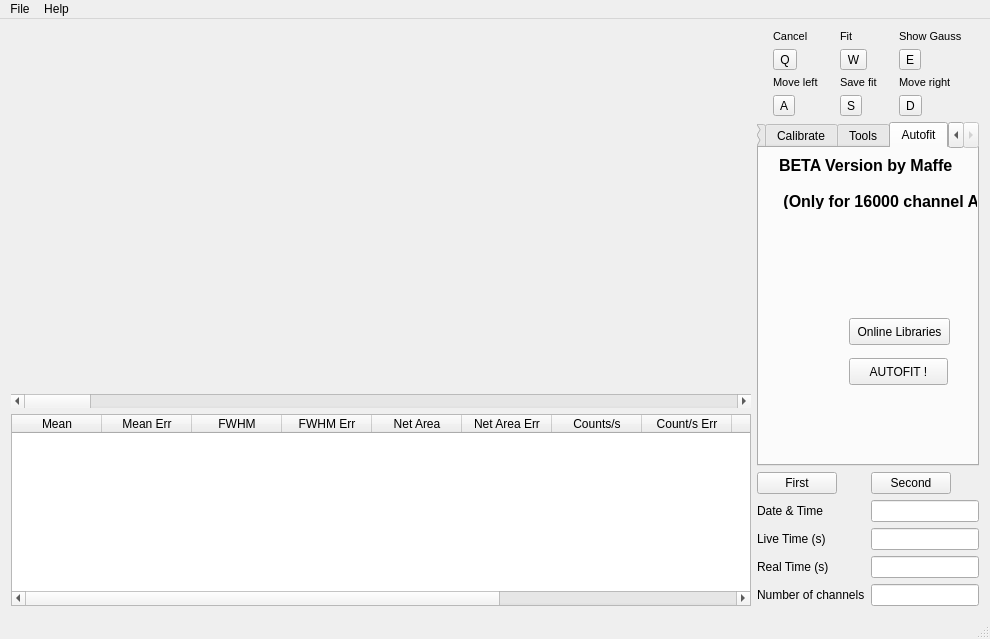
<?xml version="1.0" encoding="UTF-8"?>
<ui version="4.0">
 <class>MainWindow</class>
 <widget class="QMainWindow" name="MainWindow">
  <property name="geometry">
   <rect>
    <x>0</x>
    <y>0</y>
    <width>990</width>
    <height>639</height>
   </rect>
  </property>
  <property name="windowTitle">
   <string>MainWindow</string>
  </property>
  <widget class="QWidget" name="centralWidget">
   <layout class="QGridLayout" name="gridLayout">
    <item row="0" column="1" rowspan="2">
     <layout class="QVBoxLayout" name="verticalLayout">
      <item>
       <layout class="QGridLayout" name="gridLayout_2">
        <item row="2" column="2">
         <widget class="QLabel" name="label_8">
          <property name="font">
           <font>
            <pointsize>8</pointsize>
           </font>
          </property>
          <property name="text">
           <string>Move right</string>
          </property>
         </widget>
        </item>
        <item row="0" column="2">
         <widget class="QLabel" name="label_11">
          <property name="font">
           <font>
            <pointsize>8</pointsize>
           </font>
          </property>
          <property name="text">
           <string>Show Gauss</string>
          </property>
         </widget>
        </item>
        <item row="3" column="2">
         <widget class="QToolButton" name="rightButton">
          <property name="text">
           <string>D</string>
          </property>
         </widget>
        </item>
        <item row="3" column="0">
         <widget class="QToolButton" name="leftButton">
          <property name="text">
           <string>A</string>
          </property>
         </widget>
        </item>
        <item row="1" column="1">
         <widget class="QToolButton" name="fitButton">
          <property name="text">
           <string>W</string>
          </property>
          <property name="checkable">
           <bool>false</bool>
          </property>
         </widget>
        </item>
        <item row="3" column="1">
         <widget class="QToolButton" name="saveFitButton">
          <property name="text">
           <string>S</string>
          </property>
         </widget>
        </item>
        <item row="2" column="0">
         <widget class="QLabel" name="label_9">
          <property name="font">
           <font>
            <pointsize>8</pointsize>
           </font>
          </property>
          <property name="text">
           <string>Move left</string>
          </property>
         </widget>
        </item>
        <item row="2" column="1">
         <widget class="QLabel" name="label_7">
          <property name="font">
           <font>
            <pointsize>8</pointsize>
           </font>
          </property>
          <property name="text">
           <string>Save fit</string>
          </property>
         </widget>
        </item>
        <item row="0" column="1">
         <widget class="QLabel" name="label_10">
          <property name="font">
           <font>
            <pointsize>8</pointsize>
           </font>
          </property>
          <property name="text">
           <string>Fit</string>
          </property>
          <property name="wordWrap">
           <bool>false</bool>
          </property>
          <property name="openExternalLinks">
           <bool>false</bool>
          </property>
         </widget>
        </item>
        <item row="1" column="2">
         <widget class="QToolButton" name="gaussiansToolButton">
          <property name="sizePolicy">
           <sizepolicy hsizetype="Fixed" vsizetype="Fixed">
            <horstretch>0</horstretch>
            <verstretch>0</verstretch>
           </sizepolicy>
          </property>
          <property name="text">
           <string>E</string>
          </property>
          <property name="checkable">
           <bool>false</bool>
          </property>
         </widget>
        </item>
        <item row="1" column="0">
         <widget class="QToolButton" name="cancelToolButton">
          <property name="text">
           <string>Q</string>
          </property>
         </widget>
        </item>
        <item row="0" column="0">
         <widget class="QLabel" name="label_12">
          <property name="font">
           <font>
            <pointsize>8</pointsize>
           </font>
          </property>
          <property name="text">
           <string>Cancel</string>
          </property>
         </widget>
        </item>
       </layout>
      </item>
      <item>
       <widget class="QTabWidget" name="tabWidget">
        <property name="sizePolicy">
         <sizepolicy hsizetype="Ignored" vsizetype="Expanding">
          <horstretch>0</horstretch>
          <verstretch>0</verstretch>
         </sizepolicy>
        </property>
        <property name="font">
         <font>
          <pointsize>9</pointsize>
         </font>
        </property>
        <property name="currentIndex">
         <number>3</number>
        </property>
        <widget class="QWidget" name="fitOptionsTab">
         <attribute name="title">
          <string>Fit Options</string>
         </attribute>
         <widget class="QGroupBox" name="groupBox">
          <property name="geometry">
           <rect>
            <x>10</x>
            <y>10</y>
            <width>111</width>
            <height>61</height>
           </rect>
          </property>
          <property name="title">
           <string>Fit Method</string>
          </property>
          <widget class="QRadioButton" name="chiSquareRadio">
           <property name="geometry">
            <rect>
             <x>0</x>
             <y>20</y>
             <width>97</width>
             <height>21</height>
            </rect>
           </property>
           <property name="text">
            <string>ChiSquare</string>
           </property>
          </widget>
          <widget class="QRadioButton" name="maxLikehoodRadio">
           <property name="geometry">
            <rect>
             <x>0</x>
             <y>40</y>
             <width>111</width>
             <height>21</height>
            </rect>
           </property>
           <property name="text">
            <string>MaxLikelihood</string>
           </property>
          </widget>
         </widget>
         <widget class="QGroupBox" name="groupBox_2">
          <property name="geometry">
           <rect>
            <x>10</x>
            <y>80</y>
            <width>171</width>
            <height>61</height>
           </rect>
          </property>
          <property name="title">
           <string>Background Fit</string>
          </property>
          <widget class="QRadioButton" name="linearBgFitRadio">
           <property name="geometry">
            <rect>
             <x>0</x>
             <y>20</y>
             <width>97</width>
             <height>21</height>
            </rect>
           </property>
           <property name="text">
            <string>Linear</string>
           </property>
          </widget>
          <widget class="QRadioButton" name="quadraticBgFitRadio">
           <property name="geometry">
            <rect>
             <x>0</x>
             <y>40</y>
             <width>97</width>
             <height>21</height>
            </rect>
           </property>
           <property name="text">
            <string>Quadratic</string>
           </property>
          </widget>
          <widget class="QRadioButton" name="sigmoidBgFitRadio">
           <property name="geometry">
            <rect>
             <x>96</x>
             <y>20</y>
             <width>81</width>
             <height>21</height>
            </rect>
           </property>
           <property name="text">
            <string>Sigmoid</string>
           </property>
          </widget>
          <widget class="QRadioButton" name="bestBgFitRadio">
           <property name="geometry">
            <rect>
             <x>96</x>
             <y>40</y>
             <width>91</width>
             <height>21</height>
            </rect>
           </property>
           <property name="text">
            <string>Best</string>
           </property>
          </widget>
         </widget>
         <zorder>groupBox_2</zorder>
         <zorder>groupBox</zorder>
        </widget>
        <widget class="QWidget" name="tab_3">
         <attribute name="title">
          <string>Calibrate</string>
         </attribute>
         <widget class="QLineEdit" name="calLineEdit">
          <property name="geometry">
           <rect>
            <x>10</x>
            <y>30</y>
            <width>81</width>
            <height>27</height>
           </rect>
          </property>
         </widget>
         <widget class="QLineEdit" name="energyLineEdit">
          <property name="geometry">
           <rect>
            <x>100</x>
            <y>30</y>
            <width>81</width>
            <height>27</height>
           </rect>
          </property>
         </widget>
         <widget class="QPushButton" name="addCalButton">
          <property name="geometry">
           <rect>
            <x>10</x>
            <y>60</y>
            <width>81</width>
            <height>27</height>
           </rect>
          </property>
          <property name="text">
           <string>Add Point</string>
          </property>
         </widget>
         <widget class="QPushButton" name="clearCalButton">
          <property name="geometry">
           <rect>
            <x>50</x>
            <y>120</y>
            <width>99</width>
            <height>27</height>
           </rect>
          </property>
          <property name="text">
           <string>Clear All</string>
          </property>
         </widget>
         <widget class="QPushButton" name="calibrateButton">
          <property name="geometry">
           <rect>
            <x>100</x>
            <y>60</y>
            <width>81</width>
            <height>27</height>
           </rect>
          </property>
          <property name="text">
           <string>Calibrate</string>
          </property>
         </widget>
         <widget class="QComboBox" name="listPointComboBox">
          <property name="geometry">
           <rect>
            <x>10</x>
            <y>90</y>
            <width>171</width>
            <height>27</height>
           </rect>
          </property>
         </widget>
         <widget class="QLabel" name="label_3">
          <property name="geometry">
           <rect>
            <x>10</x>
            <y>10</y>
            <width>67</width>
            <height>17</height>
           </rect>
          </property>
          <property name="text">
           <string>Channel</string>
          </property>
         </widget>
         <widget class="QLabel" name="label_4">
          <property name="geometry">
           <rect>
            <x>100</x>
            <y>10</y>
            <width>67</width>
            <height>17</height>
           </rect>
          </property>
          <property name="text">
           <string>Energy </string>
          </property>
         </widget>
         <widget class="QSpinBox" name="binFactorBox">
          <property name="geometry">
           <rect>
            <x>10</x>
            <y>170</y>
            <width>61</width>
            <height>27</height>
           </rect>
          </property>
          <property name="minimum">
           <number>1</number>
          </property>
         </widget>
         <widget class="QToolButton" name="rebinButton">
          <property name="geometry">
           <rect>
            <x>80</x>
            <y>170</y>
            <width>22</width>
            <height>25</height>
           </rect>
          </property>
          <property name="text">
           <string>B</string>
          </property>
         </widget>
         <widget class="QLabel" name="label_6">
          <property name="geometry">
           <rect>
            <x>10</x>
            <y>150</y>
            <width>81</width>
            <height>17</height>
           </rect>
          </property>
          <property name="text">
           <string>Rebinning</string>
          </property>
         </widget>
        </widget>
        <widget class="QWidget" name="tab_2">
         <attribute name="title">
          <string>Tools</string>
         </attribute>
         <widget class="QPushButton" name="clearTableButton">
          <property name="geometry">
           <rect>
            <x>0</x>
            <y>10</y>
            <width>81</width>
            <height>27</height>
           </rect>
          </property>
          <property name="text">
           <string>Clear Table</string>
          </property>
         </widget>
         <widget class="QPushButton" name="printHistoButton">
          <property name="geometry">
           <rect>
            <x>90</x>
            <y>10</y>
            <width>81</width>
            <height>27</height>
           </rect>
          </property>
          <property name="text">
           <string>Print Histo</string>
          </property>
         </widget>
         <widget class="QPushButton" name="saveImageButton">
          <property name="geometry">
           <rect>
            <x>90</x>
            <y>40</y>
            <width>81</width>
            <height>27</height>
           </rect>
          </property>
          <property name="text">
           <string>Save Image</string>
          </property>
         </widget>
         <widget class="QComboBox" name="comboBoxColor">
          <property name="geometry">
           <rect>
            <x>0</x>
            <y>90</y>
            <width>111</width>
            <height>24</height>
           </rect>
          </property>
          <item>
           <property name="text">
            <string>Background</string>
           </property>
          </item>
          <item>
           <property name="text">
            <string>Histogram</string>
           </property>
          </item>
          <item>
           <property name="text">
            <string>Peak Fit</string>
           </property>
          </item>
          <item>
           <property name="text">
            <string>Background Fit</string>
           </property>
          </item>
          <item>
           <property name="text">
            <string>Integral</string>
           </property>
          </item>
          <item>
           <property name="text">
            <string>Vertical Bars</string>
           </property>
          </item>
          <item>
           <property name="text">
            <string>Cursor</string>
           </property>
          </item>
         </widget>
         <widget class="QToolButton" name="toolButton">
          <property name="geometry">
           <rect>
            <x>120</x>
            <y>90</y>
            <width>31</width>
            <height>22</height>
           </rect>
          </property>
          <property name="text">
           <string>C</string>
          </property>
         </widget>
         <widget class="QLabel" name="label_5">
          <property name="geometry">
           <rect>
            <x>0</x>
            <y>70</y>
            <width>67</width>
            <height>17</height>
           </rect>
          </property>
          <property name="text">
           <string>Colors</string>
          </property>
         </widget>
        </widget>
        <widget class="QWidget" name="tab">
         <attribute name="title">
          <string>Autofit</string>
         </attribute>
         <widget class="QLabel" name="label_23">
          <property name="geometry">
           <rect>
            <x>20</x>
            <y>10</y>
            <width>241</width>
            <height>51</height>
           </rect>
          </property>
          <property name="font">
           <font>
            <pointsize>12</pointsize>
            <weight>75</weight>
            <italic>false</italic>
            <bold>true</bold>
            <kerning>true</kerning>
           </font>
          </property>
          <property name="layoutDirection">
           <enum>Qt::LeftToRight</enum>
          </property>
          <property name="text">
           <string>BETA Version by Maffe

 (Only for 16000 channel ADCs)</string>
          </property>
         </widget>
         <widget class="QPushButton" name="autofitButton">
          <property name="geometry">
           <rect>
            <x>90</x>
            <y>210</y>
            <width>99</width>
            <height>27</height>
           </rect>
          </property>
          <property name="text">
           <string>AUTOFIT !</string>
          </property>
         </widget>
         <widget class="QPushButton" name="pushButton">
          <property name="geometry">
           <rect>
            <x>90</x>
            <y>170</y>
            <width>101</width>
            <height>27</height>
           </rect>
          </property>
          <property name="text">
           <string>Online Libraries</string>
          </property>
         </widget>
        </widget>
       </widget>
      </item>
      <item>
       <layout class="QGridLayout" name="gridLayout_7">
        <item row="4" column="0">
         <widget class="QLabel" name="label">
          <property name="text">
           <string>Number of channels</string>
          </property>
         </widget>
        </item>
        <item row="0" column="0">
         <widget class="QPushButton" name="firstSpecButton">
          <property name="sizePolicy">
           <sizepolicy hsizetype="Maximum" vsizetype="Maximum">
            <horstretch>0</horstretch>
            <verstretch>0</verstretch>
           </sizepolicy>
          </property>
          <property name="text">
           <string>First</string>
          </property>
          <property name="checkable">
           <bool>true</bool>
          </property>
         </widget>
        </item>
        <item row="0" column="1">
         <widget class="QPushButton" name="secondSpecButton">
          <property name="sizePolicy">
           <sizepolicy hsizetype="Maximum" vsizetype="Maximum">
            <horstretch>0</horstretch>
            <verstretch>0</verstretch>
           </sizepolicy>
          </property>
          <property name="text">
           <string>Second</string>
          </property>
          <property name="checkable">
           <bool>true</bool>
          </property>
         </widget>
        </item>
        <item row="2" column="1">
         <widget class="QLineEdit" name="timeLineEdit">
          <property name="sizePolicy">
           <sizepolicy hsizetype="Minimum" vsizetype="Fixed">
            <horstretch>0</horstretch>
            <verstretch>0</verstretch>
           </sizepolicy>
          </property>
          <property name="readOnly">
           <bool>true</bool>
          </property>
         </widget>
        </item>
        <item row="2" column="0">
         <widget class="QLabel" name="label_2">
          <property name="text">
           <string>Live Time (s)</string>
          </property>
         </widget>
        </item>
        <item row="4" column="1">
         <widget class="QLineEdit" name="channelsLineEdit">
          <property name="sizePolicy">
           <sizepolicy hsizetype="Minimum" vsizetype="Fixed">
            <horstretch>0</horstretch>
            <verstretch>0</verstretch>
           </sizepolicy>
          </property>
          <property name="readOnly">
           <bool>true</bool>
          </property>
         </widget>
        </item>
        <item row="3" column="0">
         <widget class="QLabel" name="label_13">
          <property name="text">
           <string>Real Time (s)</string>
          </property>
         </widget>
        </item>
        <item row="3" column="1">
         <widget class="QLineEdit" name="realLineEdit">
          <property name="sizePolicy">
           <sizepolicy hsizetype="Minimum" vsizetype="Fixed">
            <horstretch>0</horstretch>
            <verstretch>0</verstretch>
           </sizepolicy>
          </property>
          <property name="readOnly">
           <bool>true</bool>
          </property>
         </widget>
        </item>
        <item row="1" column="0">
         <widget class="QLabel" name="label_14">
          <property name="text">
           <string>Date &amp; Time</string>
          </property>
         </widget>
        </item>
        <item row="1" column="1">
         <widget class="QLineEdit" name="dateAndTimeLineEdit">
          <property name="sizePolicy">
           <sizepolicy hsizetype="Minimum" vsizetype="Fixed">
            <horstretch>0</horstretch>
            <verstretch>0</verstretch>
           </sizepolicy>
          </property>
          <property name="readOnly">
           <bool>true</bool>
          </property>
         </widget>
        </item>
       </layout>
      </item>
     </layout>
    </item>
    <item row="0" column="0" rowspan="2">
     <layout class="QGridLayout" name="gridLayout_3">
      <item row="0" column="0">
       <widget class="QwtPlot" name="histoPlot">
        <property name="mouseTracking">
         <bool>false</bool>
        </property>
       </widget>
      </item>
      <item row="2" column="0">
       <widget class="QTableWidget" name="tableWidget">
        <property name="sizePolicy">
         <sizepolicy hsizetype="Expanding" vsizetype="Fixed">
          <horstretch>0</horstretch>
          <verstretch>0</verstretch>
         </sizepolicy>
        </property>
        <attribute name="horizontalHeaderCascadingSectionResizes">
         <bool>true</bool>
        </attribute>
        <attribute name="horizontalHeaderDefaultSectionSize">
         <number>90</number>
        </attribute>
        <column>
         <property name="text">
          <string>Mean</string>
         </property>
        </column>
        <column>
         <property name="text">
          <string>Mean Err</string>
         </property>
        </column>
        <column>
         <property name="text">
          <string>FWHM</string>
         </property>
        </column>
        <column>
         <property name="text">
          <string>FWHM Err</string>
         </property>
        </column>
        <column>
         <property name="text">
          <string>Net Area</string>
         </property>
        </column>
        <column>
         <property name="text">
          <string>Net Area Err</string>
         </property>
        </column>
        <column>
         <property name="text">
          <string>Counts/s</string>
         </property>
        </column>
        <column>
         <property name="text">
          <string>Count/s Err</string>
         </property>
        </column>
        <column>
         <property name="text">
          <string>Save</string>
         </property>
        </column>
        <column>
         <property name="text">
          <string>Red Chi Sqr</string>
         </property>
        </column>
        <column>
         <property name="text">
          <string>Bg Fit</string>
         </property>
        </column>
        <column>
         <property name="text">
          <string>Spectr Num.</string>
         </property>
        </column>
       </widget>
      </item>
      <item row="1" column="0">
       <widget class="QScrollBar" name="histoScrollBar">
        <property name="orientation">
         <enum>Qt::Horizontal</enum>
        </property>
       </widget>
      </item>
     </layout>
    </item>
   </layout>
  </widget>
  <widget class="QStatusBar" name="statusBar"/>
  <widget class="QMenuBar" name="menuBar">
   <property name="geometry">
    <rect>
     <x>0</x>
     <y>0</y>
     <width>990</width>
     <height>25</height>
    </rect>
   </property>
   <widget class="QMenu" name="menuInfo">
    <property name="title">
     <string>Help</string>
    </property>
    <addaction name="actionContents"/>
    <addaction name="actionManual"/>
   </widget>
   <widget class="QMenu" name="menuFile">
    <property name="title">
     <string>File</string>
    </property>
    <addaction name="actionLoad_File"/>
    <addaction name="actionSup_Spectrum"/>
    <addaction name="actionSave_File"/>
    <addaction name="actionQuit"/>
   </widget>
   <addaction name="menuFile"/>
   <addaction name="menuInfo"/>
  </widget>
  <action name="actionContents">
   <property name="text">
    <string>Contents</string>
   </property>
  </action>
  <action name="actionLoad_File">
   <property name="text">
    <string>Load File</string>
   </property>
  </action>
  <action name="actionSave_File">
   <property name="text">
    <string>Save File</string>
   </property>
  </action>
  <action name="actionQuit">
   <property name="text">
    <string>Quit</string>
   </property>
  </action>
  <action name="actionManual">
   <property name="text">
    <string>Manual</string>
   </property>
  </action>
  <action name="actionSup_Spectrum">
   <property name="text">
    <string>Sup. Spectrum</string>
   </property>
  </action>
 </widget>
 <layoutdefault spacing="6" margin="11"/>
 <customwidgets>
  <customwidget>
   <class>QwtPlot</class>
   <extends>QFrame</extends>
   <header>qwt_plot.h</header>
   <container>1</container>
  </customwidget>
 </customwidgets>
 <resources/>
 <connections/>
</ui>
